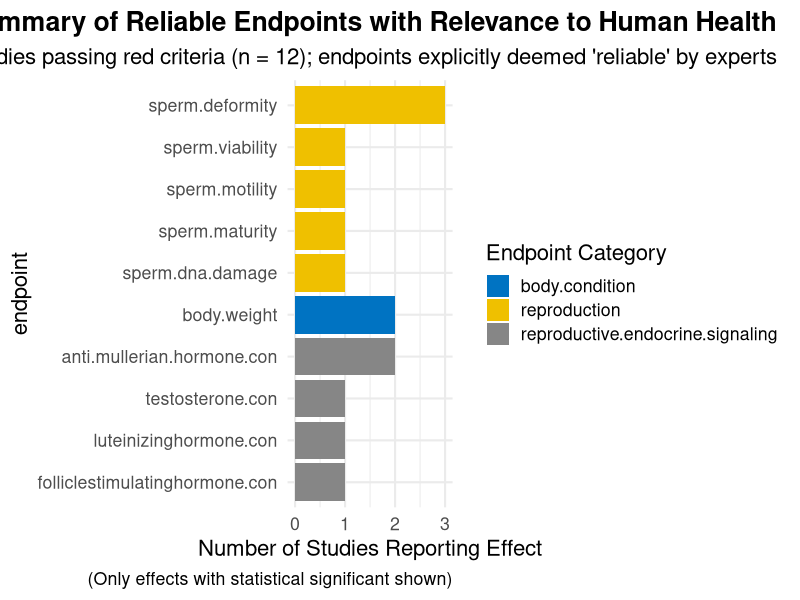

Source code (R):
## Data download for annotating apical endpoints
library(tidyverse) #General everything
library(reshape2)
library(ggsci)
human <- read_csv("Humans_Clean_Final.csv", guess_max = 10000)

human %>%  
  filter(pass.all.red == "Y",
         invitro.invivo == "invivo") %>%  
  select(c(doi, 
           authors, 
           year,
           invitro.invivo,
           genus,
           species,
           life.stage,
           sex,
           exposure.route,
           exposure.duration.d,
           sample.size,
           replicates,
           dose.mg.kg.day.bw.nominal,
           dose.mg.mL.master,
           effect,
           lvl1,
           lvl2,
           lvl3,
           endpoint.reliability,
           polymer)) %>% 
  view()

# make table with endpoint reliability
reliability.summary <- human %>% 
  filter(pass.all.red == "Y",
         invitro.invivo == "invivo",
         effect == "Y") %>%  
 # mutate("Study" = paste0(authors, year, " (", doi, ")")) %>% 
  group_by(doi, authors, year, lvl1, lvl2, lvl3, human.relevance) %>% 
  summarize(endpoint.reliability = min(endpoint.reliability))

write.csv(reliability.summary, "reliability_summary.csv")


# make table summarize number of reliable studies for each endpoint
human %>% 
  filter(pass.all.red == "Y",
         invitro.invivo == "invivo",
         effect == "Y",
         endpoint.reliability == "2",
         human.relevance == "relevant") %>%  
  group_by(lvl1, lvl2, lvl3) %>% 
  summarize(n_studies = n_distinct(doi)) %>% 
  mutate(endpoint = factor(fct_reorder(lvl3, n_studies))) %>% 
  ggplot(aes(x = n_studies, y = endpoint, fill = lvl2)) +
  geom_col() +
  xlab("Number of Studies Reporting Effect") +
  labs(title = "Summary of Reliable Endpoints with Relevance to Human Health",
       subtitle = "Studies passing red criteria (n = 12); endpoints explicitly deemed 'reliable' by experts",
       caption = "(Only effects with statistical significant shown)") +
  scale_fill_jco(name = "Endpoint Category") +
  theme_minimal(base_size = 16) +
  theme(plot.title = element_text(hjust = 0.5, face="bold"),
        plot.subtitle = element_text(hjust = 0.5))
  
  
